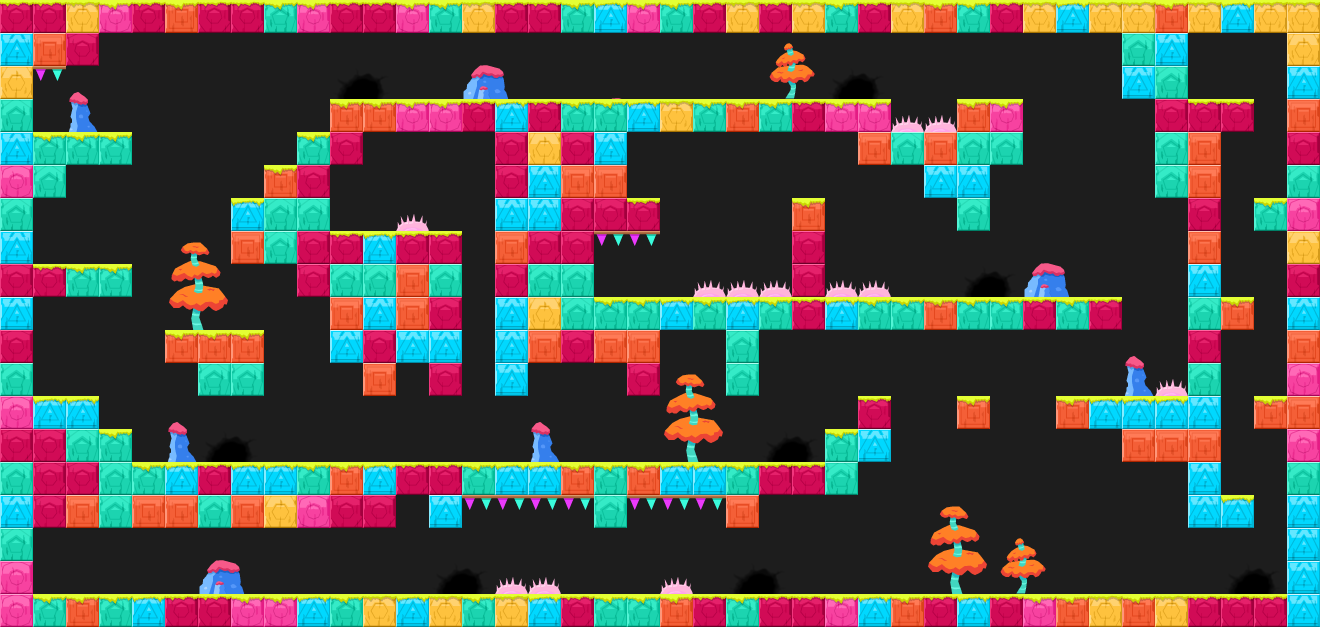

A level layout from a 2D game, rendered from its tile map. Below: a short description, then the map file with tile-grid data replaced by summaries:
An orthogonal 40x19 tile map with 33x33 px tiles, 4 tile layers (bg, deco background, layout, deco foreground) and 110 objects (51x citrus.objects.platformer.box2d.Platform, 21x citrus.objects.CitrusSprite, 10x citrus.objects.platformer.box2d.Sensor, 8x space_digger.Seam, 8x space_digger.enemies.SpawnSpot, ...).

<map version="1.0" orientation="orthogonal" width="40" height="19" tilewidth="33" tileheight="33" backgroundcolor="#1d1d1d">
 <tileset firstgid="1" name="tileset_happy" tilewidth="33" tileheight="33">
  <image source="../tilesets/tileset_happy.png" width="297" height="132" />
  <tile id="12">
   <properties>
    <property name="" value="" />
   </properties>
  </tile>
 </tileset>
 <layer name="bg" width="40" height="19">
  <properties>
   <property name="group" value="0" />
  </properties>
  <data>[760 cells, 0 non-empty, 0 distinct tile ids]</data>
 </layer>
 <layer name="deco background" width="40" height="19">
  <data>[760 cells, 16 non-empty, 2 distinct tile ids]</data>
 </layer>
 <objectgroup color="#ffff00" name="animated decoration bg" width="40" height="19">
  <properties>
   <property name="group" value="0" />
  </properties>
  <object type="citrus.objects.CitrusSprite" x="235" y="516">
   <properties>
    <property name="view" value="Liana1_happy" />
   </properties>
   <ellipse />
  </object>
  <object type="citrus.objects.CitrusSprite" x="178" y="23">
   <properties>
    <property name="view" value="Liana1_happy" />
   </properties>
   <ellipse />
  </object>
  <object type="citrus.objects.CitrusSprite" x="1020" y="22">
   <properties>
    <property name="view" value="Liana1_happy" />
   </properties>
   <ellipse />
  </object>
  <object type="citrus.objects.CitrusSprite" x="698" y="484">
   <properties>
    <property name="view" value="Liana1_happy" />
   </properties>
   <ellipse />
  </object>
  <object type="citrus.objects.CitrusSprite" x="659" y="124">
   <properties>
    <property name="view" value="Liana2_happy" />
   </properties>
   <ellipse />
  </object>
  <object type="citrus.objects.CitrusSprite" x="718" y="124">
   <properties>
    <property name="view" value="Liana3_happy" />
   </properties>
   <ellipse />
  </object>
  <object type="citrus.objects.CitrusSprite" x="163" y="23">
   <properties>
    <property name="view" value="Liana3_happy" />
   </properties>
   <ellipse />
  </object>
  <object type="citrus.objects.CitrusSprite" x="1075" y="423">
   <properties>
    <property name="view" value="Liana3_happy" />
   </properties>
   <ellipse />
  </object>
  <object type="citrus.objects.CitrusSprite" x="776" y="482">
   <properties>
    <property name="view" value="Liana3_happy" />
   </properties>
   <ellipse />
  </object>
  <object type="citrus.objects.CitrusSprite" x="245" y="245">
   <properties>
    <property name="view" value="Liana2_happy" />
   </properties>
   <ellipse />
  </object>
  <object type="citrus.objects.CitrusSprite" x="883" y="317">
   <properties>
    <property name="view" value="Liana1_happy" />
   </properties>
   <ellipse />
  </object>
  <object type="citrus.objects.CitrusSprite" x="974" y="403">
   <properties>
    <property name="view" value="Flor1_happy" />
   </properties>
   <ellipse />
  </object>
  <object type="citrus.objects.CitrusSprite" x="1006" y="101">
   <properties>
    <property name="view" value="Flor1_happy" />
   </properties>
   <ellipse />
  </object>
  <object type="citrus.objects.CitrusSprite" x="282" y="172">
   <properties>
    <property name="view" value="Flor1_happy" />
   </properties>
   <ellipse />
  </object>
  <object type="citrus.objects.CitrusSprite" x="313" y="469">
   <properties>
    <property name="view" value="Flor1_happy" />
   </properties>
   <ellipse />
  </object>
  <object type="citrus.objects.CitrusSprite" x="407" y="602">
   <properties>
    <property name="view" value="Flor1_happy" />
   </properties>
   <ellipse />
  </object>
  <object type="citrus.objects.CitrusSprite" x="808" y="208">
   <properties>
    <property name="view" value="Flor2_happy" />
   </properties>
   <ellipse />
  </object>
  <object type="citrus.objects.CitrusSprite" x="1273" y="208">
   <properties>
    <property name="view" value="Flor2_happy" />
   </properties>
   <ellipse />
  </object>
  <object type="citrus.objects.CitrusSprite" x="77" y="273">
   <properties>
    <property name="view" value="Flor2_happy" />
   </properties>
   <ellipse />
  </object>
  <object type="citrus.objects.CitrusSprite" x="687" y="106">
   <properties>
    <property name="view" value="Flor2_happy" />
   </properties>
   <ellipse />
  </object>
  <object type="citrus.objects.CitrusSprite" x="644" y="-330" width="33" height="33">
   <properties>
    <property name="registration" value="center" />
    <property name="view" value="Sky_happy" />
   </properties>
   <ellipse />
  </object>
 </objectgroup>
 <layer name="layout" width="40" height="19">
  <properties>
   <property name="group" value="2" />
  </properties>
  <data>[760 cells, 335 non-empty, 15 distinct tile ids]</data>
 </layer>
 <layer name="deco foreground" width="40" height="19">
  <properties>
   <property name="group" value="2" />
  </properties>
  <data>[760 cells, 50 non-empty, 18 distinct tile ids]</data>
 </layer>
 <objectgroup name="platforms" width="40" height="19">
  <properties>
   <property name="group" value="2" />
  </properties>
  <object type="citrus.objects.platformer.box2d.Platform" x="0" y="0" width="1320" height="33" />
  <object type="citrus.objects.platformer.box2d.Platform" x="0" y="33" width="33" height="594" />
  <object type="citrus.objects.platformer.box2d.Platform" x="33" y="594" width="1287" height="33" />
  <object type="citrus.objects.platformer.box2d.Platform" x="1287" y="33" width="33" height="561" />
  <object type="citrus.objects.platformer.box2d.Platform" x="33" y="33" width="66" height="33" />
  <object type="citrus.objects.platformer.box2d.Platform" x="33" y="132" width="99" height="33" />
  <object type="citrus.objects.platformer.box2d.Platform" x="33" y="165" width="33" height="33" />
  <object type="citrus.objects.platformer.box2d.Platform" x="33" y="264" width="99" height="33" />
  <object type="citrus.objects.platformer.box2d.Platform" x="33" y="396" width="66" height="33" />
  <object type="citrus.objects.platformer.box2d.Platform" x="33" y="429" width="99" height="99" />
  <object type="citrus.objects.platformer.box2d.Platform" x="132" y="462" width="264" height="66" />
  <object type="citrus.objects.platformer.box2d.Platform" x="396" y="462" width="462" height="33" />
  <object type="citrus.objects.platformer.box2d.Platform" x="429" y="495" width="33" height="33" />
  <object type="citrus.objects.platformer.box2d.Platform" x="594" y="495" width="33" height="33" />
  <object type="citrus.objects.platformer.box2d.Platform" x="726" y="495" width="33" height="33" />
  <object type="citrus.objects.platformer.box2d.Platform" x="825" y="429" width="66" height="33" />
  <object type="citrus.objects.platformer.box2d.Platform" x="858" y="396" width="33" height="33" />
  <object type="citrus.objects.platformer.box2d.Platform" x="957" y="396" width="33" height="33" />
  <object type="citrus.objects.platformer.box2d.Platform" x="1056" y="396" width="165" height="33" />
  <object type="citrus.objects.platformer.box2d.Platform" x="1122" y="429" width="99" height="33" />
  </objectgroup>
 <objectgroup color="#ff5500" name="breakable blocks" width="40" height="19">
  <!-- 3 objects omitted --></objectgroup>
 <objectgroup color="#5500ff" name="player &amp; exit" width="40" height="19">
  <!-- 3 objects omitted --></objectgroup>
 <objectgroup color="#00aa00" name="seams" width="40" height="19">
  <properties>
   <property name="view" value="Seam_happy" />
  </properties>
  <!-- 8 objects omitted --></objectgroup>
 <objectgroup color="#ff0000" name="enemies" width="40" height="19">
  <properties>
   <property name="group" value="1" />
  </properties>
  <!-- 15 objects omitted --></objectgroup>
 <objectgroup color="#ff557f" name="enemy limits" width="40" height="19">
  <!-- 9 objects omitted --></objectgroup>
</map>
<!-- 69 of 110 objects omitted -->
